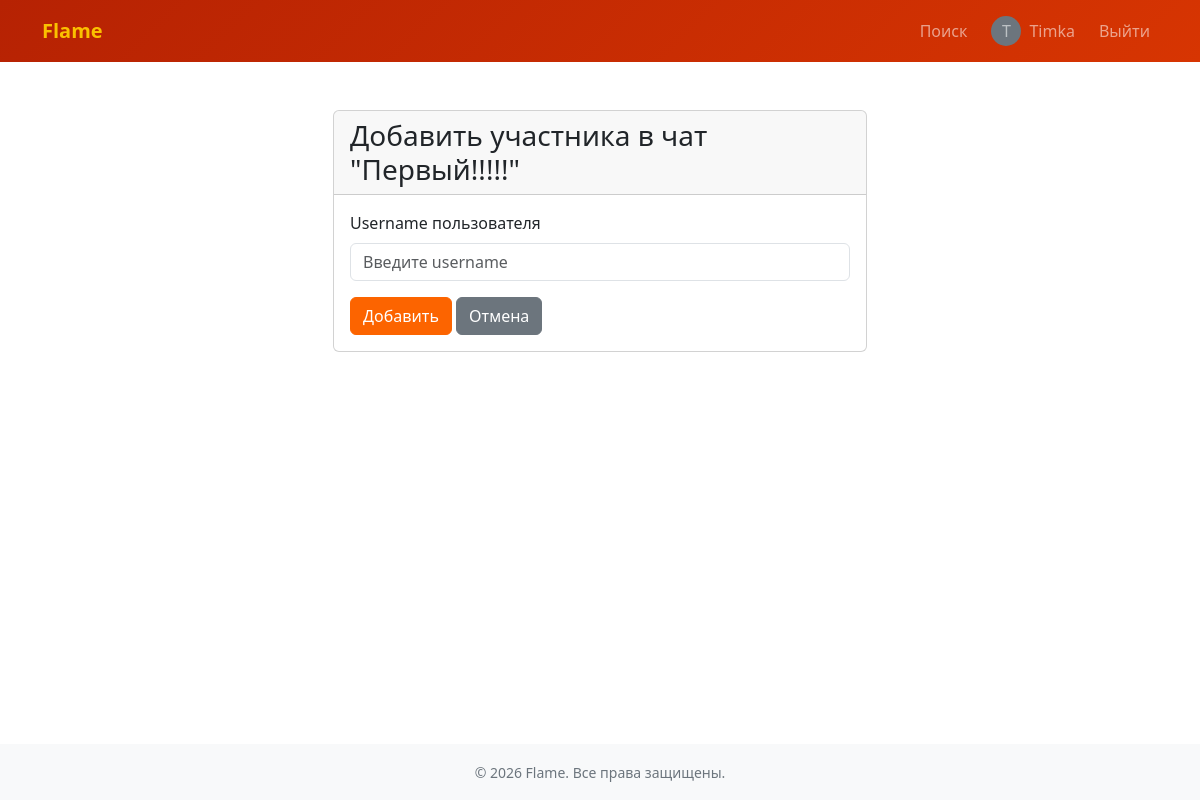
The app's page /chats/1/add/ (signed in) with its own data.
### users/models.py (models this page shows, shortened)
class CustomUser(AbstractUser):
    email = models.EmailField(unique=True, verbose_name='Email')
    phone_regex = RegexValidator(
        regex=r'^\+?7?\d{10}$',
        message="Телефон в формате: +7XXXXXXXXXX (10 цифр)"
    )
    phone = models.CharField(
        max_length=20,
        blank=True,
        unique=True,
        null=True,
        verbose_name='Телефон'
    )
    birth_date = models.DateField(blank=True, null=True, verbose_name='Дата рождения')
    bio = models.TextField(blank=True, null=True, verbose_name='О себе')
    avatar = models.ImageField(
        upload_to='avatars/',
        blank=True,
        null=True,
        verbose_name='Аватар'
    )
    last_online = models.DateTimeField(auto_now=True, verbose_name='Был в сети')
    PRIVACY_CHOICES = [
        ('everyone', 'Все пользователи'),
        ('members_only', 'Только участники чатов'),
        ('no_one', 'Никто (кроме администраторов)'),
    ]
    email_privacy = models.CharField(
        max_length=20,
        choices=PRIVACY_CHOICES,
        default='members_only',
        verbose_name='Кто видит email'
    )
    phone_privacy = models.CharField(
        max_length=20,
        choices=PRIVACY_CHOICES,
        default='members_only',
        verbose_name='Кто видит телефон'
    )
    USERNAME_FIELD = 'username'
    REQUIRED_FIELDS = ['email']

### chat/models.py (models this page shows, shortened)
class Chat(models.Model):
    name = models.CharField(max_length=100)
    created_at = models.DateTimeField(auto_now_add=True)

### chat/views.py (the view, shortened to what this page needs)
# urls.py: path('<int:chat_id>/add/', views.add_member, name='add_member'),
@login_required
def add_member(request, chat_id):
    chat = get_object_or_404(Chat, id=chat_id)
    if not ChatMember.objects.filter(chat=chat, user=request.user, role='admin').exists():
        return HttpResponseForbidden("Only admin can add members")
    current_members = ChatMember.objects.filter(chat=chat).values_list('user_id', flat=True)
    chat_members = User.objects.filter(id__in=current_members)
    search_query = request.GET.get('search', '').strip()
    search_results = []
    return render(request, 'chat/add_member.html', {
        'chat': chat,
        'search_query': search_query,
        'search_results': search_results,
        'chat_members': chat_members
    })

### users/context_processors.py (called while the page is built)
def user_preferences(request):
    if request.user.is_authenticated:
        try:
            prefs = request.user.preferences
            return {
                'theme': prefs.theme,
                'font_family': prefs.font_family,
                'font_size': f"{prefs.font_size}px",
            }
        except:
            prefs = UserPreferences.objects.create(user=request.user)
            return {
                'theme': prefs.theme,
                'font_family': prefs.font_family,
                'font_size': f"{prefs.font_size}px",
            }
    return {'theme': 'light', 'font_family': 'system', 'font_size': '16px'}

### chat/templates/chat/add_member.html (shortened to what this page needs)
{% extends 'base.html' %}
{% block content %}
<div class="container py-4">
    <div class="row justify-content-center">
        <div class="col-md-6">
            <div class="card">
                <div class="card-header">
                    <h3 class="mb-0">Добавить участника в чат "{{ chat.name }}"</h3>
                </div>
                <div class="card-body">
                    <form method="post">
                        <div class="mb-3">
                            <label class="form-label">Username пользователя</label>
                            <input type="text" name="username" class="form-control" required placeholder="Введите username">
                        </div>
                        <button type="submit" class="btn btn-primary">Добавить</button>
                        <a href="{% url 'chat:room' chat.id %}" class="btn btn-secondary">Отмена</a>
                    </form>
                </div>
            </div>
        </div>
    </div>
</div>
{% endblock %}

### templates/base.html (shortened to what this page needs)
<!DOCTYPE html>
<html lang="ru" data-bs-theme="{{ theme|default:'light' }}">
<head>
    <link href="https://cdn.jsdelivr.net/npm/bootstrap@5.3.0/dist/css/bootstrap.min.css" rel="stylesheet">
</head>
<body class="d-flex flex-column min-vh-100">
    <nav class="navbar navbar-expand-lg navbar-dark" style="background: linear-gradient(135deg, #B62203 0%, #D73502 100%);">
        <div class="container">
            <a class="navbar-brand" href="{% url 'chat:list' %}">Flame</a>
            <div class="collapse navbar-collapse" id="navbarNav">
                <ul class="navbar-nav ms-auto align-items-center gap-2">
                    {% if user.is_authenticated %}
                        <li class="nav-item">
                            <a class="nav-link" href="{% url 'users:user_search' %}">Поиск</a>
                        </li>
                        <li class="nav-item">
                            <a class="nav-link d-flex align-items-center gap-2" href="{% url 'users:profile' %}">
                                {% if user.avatar %}
                                    <img src="{{ user.avatar.url }}" alt="avatar" style="width: 30px; height: 30px; border-radius: 50%; object-fit: cover;">
                                {% else %}
                                    <span style="display: inline-block; width: 30px; height: 30px; line-height: 30px; text-align: center; background: #6c757d; border-radius: 50%;">{{ user.username|first|upper }}</span>
                                {% endif %}
                                <span>{{ user.username }}</span>
                            </a>
                        </li>
                        <li class="nav-item">
                            <form method="post" action="{% url 'users:logout' %}" class="d-inline">
                                <button type="submit" class="btn btn-link nav-link" style="display: inline-block;">Выйти</button>
                            </form>
                        </li>
                    {% else %}
                        <li class="nav-item"><a class="nav-link" href="{% url 'users:login' %}">Вход</a></li>
                        <li class="nav-item"><a class="nav-link" href="{% url 'users:signup' %}">Регистрация</a></li>
                    {% endif %}
                </ul>
            </div>
        </div>
    </nav>
    <main class="flex-grow-1">
        <div class="container mt-4">
            {% block content %}{% endblock %}
        </div>
    </main>
    <footer class="text-center py-3">
        <div class="container">
            <small>&copy; 2026 Flame. Все права защищены.</small>
        </div>
    </footer>
</body>
</html>

### records on screen
CustomUser: username|first "T", username "Timka"
Chat: name "Первый!!!!!"
